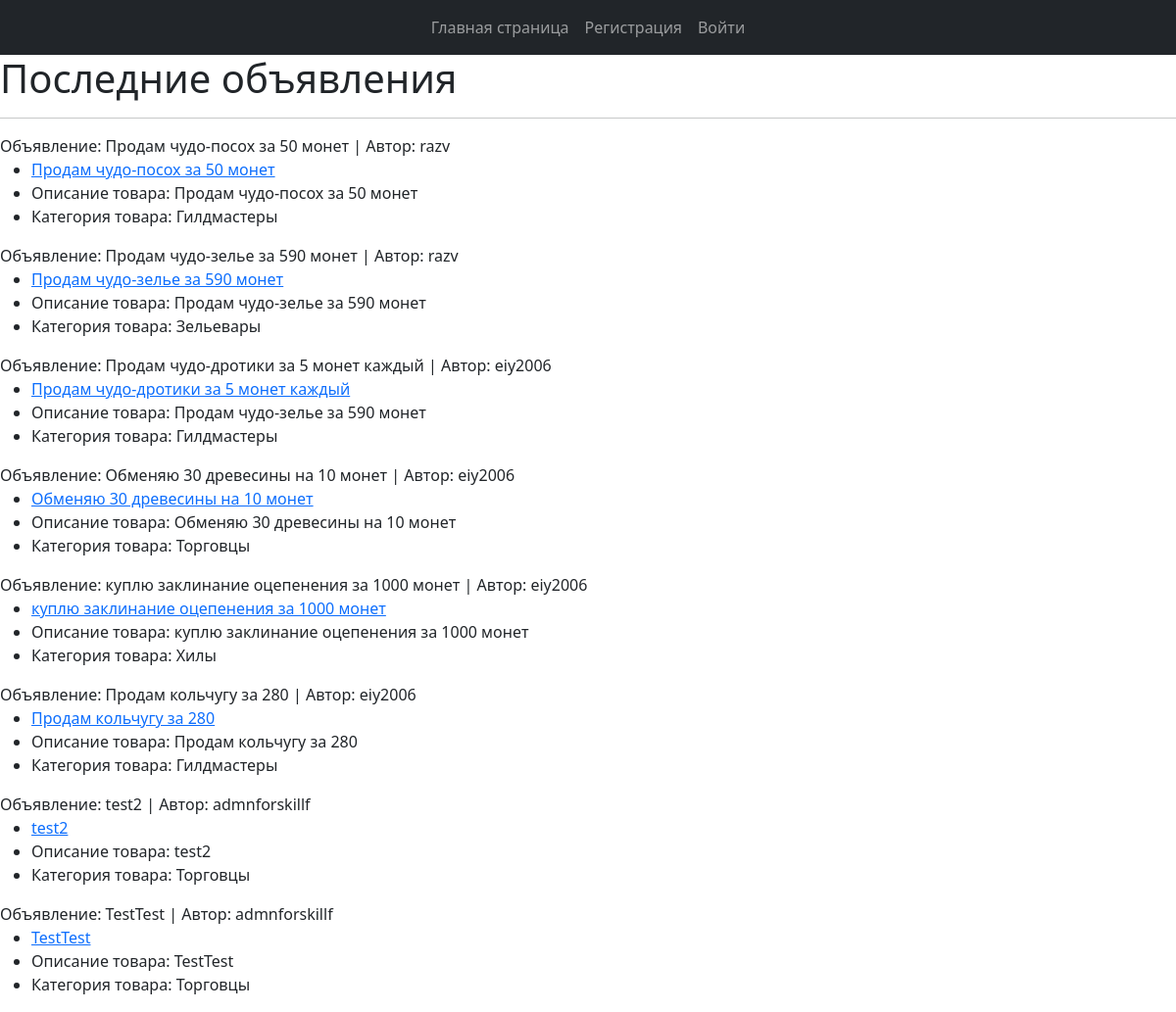
The page / on the database its author committed.
### usersapp/models.py (models this page shows)
class Post(models.Model):
    title = models.CharField(max_length=150)
    author = models.ForeignKey(to=User, on_delete=models.CASCADE)
    category = models.ForeignKey(to=Category, on_delete=models.CASCADE)
    description = models.TextField()
    created = models.DateTimeField(auto_now_add=True)
    updated = models.DateTimeField(auto_now=True)
    file_add = models.FileField(null=True, blank=True, upload_to="add_files")
    def __str__(self) -> str:
        return f"Объявление: {self.title} | Автор: {self.author}"

class User(AbstractUser):
    image = models.ImageField(upload_to="users_images", blank=True, null=True)
    is_verified_email = models.BooleanField(default=False)
    email = models.EmailField(unique=True, blank=False)

class Category(models.Model):
    name = models.CharField(max_length=56, unique=True)
    def __str__(self) -> str:
        return self.name

### usersapp/views.py (the view)
# urls.py: path('', IndexView.as_view(), name='index'),
class IndexView(TemplateView):
    template_name = "usersapp/index.html"
    def get_context_data(self, **kwargs):
        context = super().get_context_data(**kwargs)
        context["posts"] = Post.objects.all()
        context["title"] = "Главная страница"
        return context

### usersapp/templates/usersapp/index.html (shortened to what this page needs)
<!DOCTYPE html>
{% extends 'usersapp/base.html' %}
{% load static %}
{% block content %}
    {% if posts %}
    <h1>Последние объявления</h1>
    <hr>
    {% for post in posts %}
    <div>{{ post }}
        <ul>
            <li><a href="{% url 'usersapp:post' post.id %}">{{ post.title }}</a></li>
            <li>Описание товара: {{ post.description }}</li>
            <li>Категория товара: {{ post.category }}</li>
        </ul>
    </div>
    {% endfor %}
    {% else %}
    <h1>Объявлений нет</h1>
    {% endif %}
{% endblock %}

### rows shown on the page
Post: title+author "Объявление: Продам чудо-посох за 50 монет | Автор: razv", title "Продам чудо-посох за 50 монет", description "Продам чудо-посох за 50 монет", category "Гилдмастеры"
Post: title+author "Объявление: Продам чудо-зелье за 590 монет | Автор: razv", title "Продам чудо-зелье за 590 монет", description "Продам чудо-зелье за 590 монет", category "Зельевары"
Post: title+author "Объявление: Продам чудо-дротики за 5 монет каждый | Автор: eiy2006", title "Продам чудо-дротики за 5 монет каждый", description "Продам чудо-зелье за 590 монет", category "Гилдмастеры"
Post: title+author "Объявление: Обменяю 30 древесины на 10 монет | Автор: eiy2006", title "Обменяю 30 древесины на 10 монет", description "Обменяю 30 древесины на 10 монет", category "Торговцы"
Post: title+author "Объявление: куплю заклинание оцепенения за 1000 монет | Автор: eiy2006", title "куплю заклинание оцепенения за 1000 монет", description "куплю заклинание оцепенения за 1000 монет", category "Хилы"
Post: title+author "Объявление: Продам кольчугу за 280 | Автор: eiy2006", title "Продам кольчугу за 280", description "Продам кольчугу за 280", category "Гилдмастеры"
Post: title+author "Объявление: test2 | Автор: admnforskillf", title "test2", description "test2", category "Торговцы"
Post: title+author "Объявление: TestTest | Автор: admnforskillf", title "TestTest", description "TestTest", category "Торговцы"
